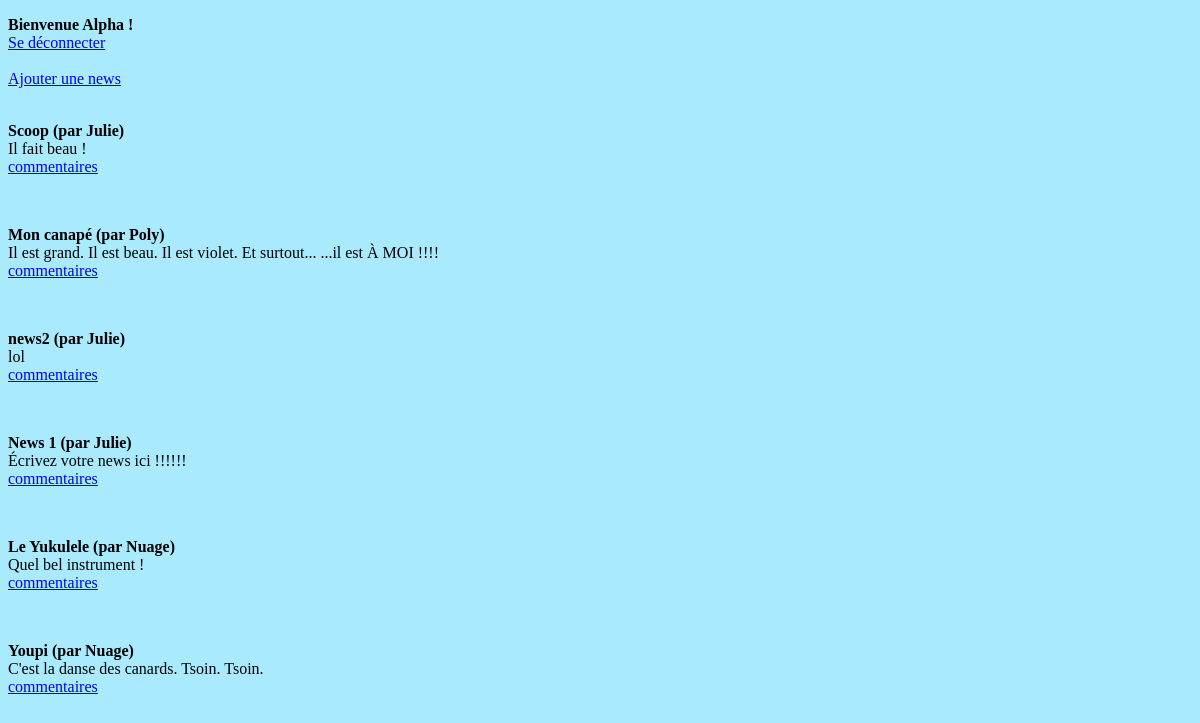
The page /index.php (signed in) on the database its author committed.
### tables this page shows
CREATE TABLE IF NOT EXISTS `news` (
  `id` int(11) NOT NULL AUTO_INCREMENT,
  `titre` varchar(60) NOT NULL,
  `contenu` text NOT NULL,
  PRIMARY KEY (`id`)
);

### fonctions.php (the view, shortened to what this page needs)
<?php
function affichage_news($bdd)
{
	$req = $bdd->query('SELECT id, titre, contenu FROM news ORDER BY id DESC');
	while ($donnees = $req->fetch())
	{
		echo '<p> <span class="gras" id="'.$donnees['id'].'">'.$donnees['titre'].'</span><br />'
		.$donnees['contenu'].'<br />';
		echo '<a href="ajout_commentaire.php?id='.$donnees['id'].'">commentaires</a></p><br />';
	}
}
?>

### LeStyle.css (style rules this page uses)
body { background-color: #A9EAFE; }
.gras { font-weight: bold; }

### rows shown on the page
news: titre "Scoop (par Julie)", contenu "Il fait beau !"
news: titre "Mon canapé (par Poly)", contenu "Il est grand. Il est beau. Il est violet. Et surtout... ...il est À MOI !!!!"
news: titre "news2 (par Julie)", contenu "lol"
news: titre "News 1 (par Julie)", contenu "Écrivez votre news ici !!!!!!"
news: titre "Le Yukulele (par Nuage)", contenu "Quel bel instrument !"
news: titre "Youpi (par Nuage)", contenu "C'est la danse des canards. Tsoin. Tsoin."

### other values the page prints
$_SESSION['pseudo'] "Alpha"
